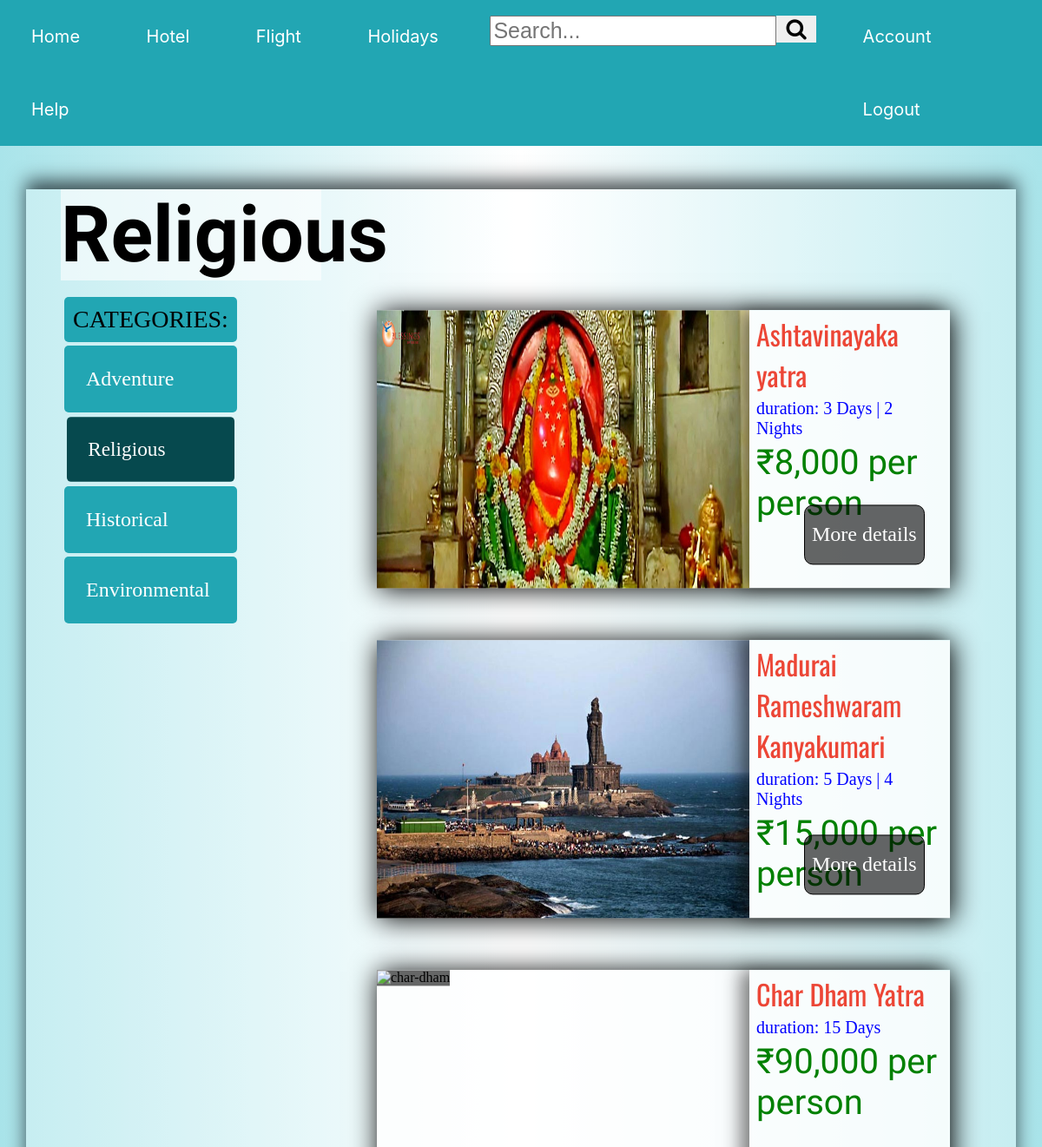
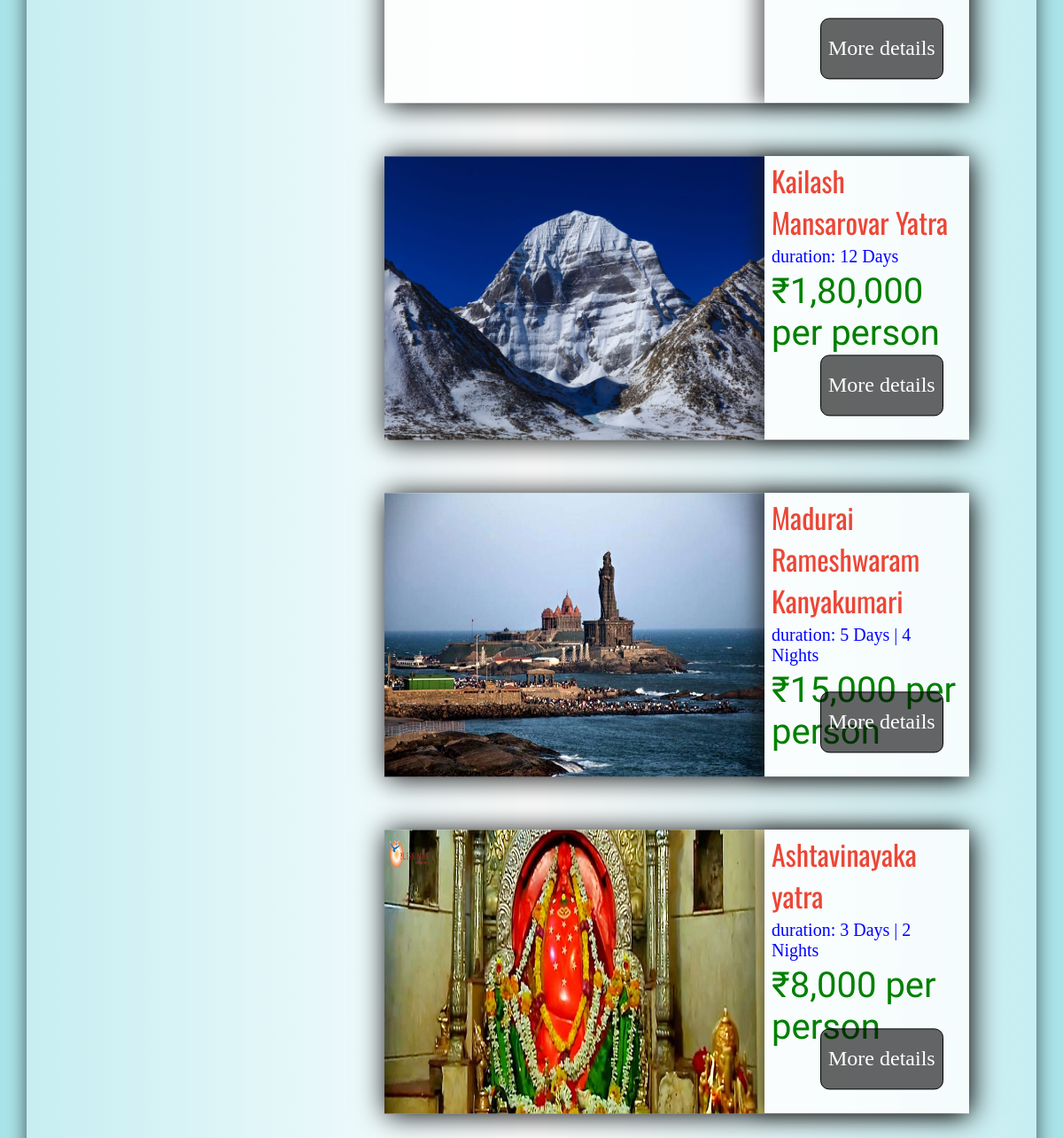
The page /home/religious (signed in) on the database its author committed (2 pictures, top to bottom).
### connector/models.py (models this page shows, shortened)
class Packages(db.Model):
    id = db.Column(db.Integer, primary_key=True)
    title = db.Column(db.String(50),unique=True ,nullable=False)
    cost = db.Column(db.String(50), nullable=False)
    duration = db.Column(db.String(50), nullable=False)
    info1 = db.Column(db.String(100), nullable=False)
    info2 = db.Column(db.String(100), nullable=False)
    info3 = db.Column(db.String(100), nullable=False)
    info4 = db.Column(db.String(100), nullable=True)
    info5 = db.Column(db.String(100), nullable=True)
    image_file = db.Column(db.String(20), nullable=False, default='default-package.jpg')
    category = db.Column(db.String(), nullable=False)
    more_details = db.relationship('MoreDetails', backref='details', lazy=True )
    traveller_details = db.relationship('TravellerDetails', backref='travel_package', lazy=True )
    review = db.relationship('Reviews', backref='package', lazy=True )

### connector/routes.py (the view)
@app.route('/home/religious')
@login_required
def religious():
    image_file= url_for('static', filename='profile_pics/' + current_user.image_file)
    packages=Packages.query.filter_by(category='Religious')
    ratings = []
    reviews = Reviews.query.all()
    for review in reviews:
        if review.package.category=='Religious':
            id= review.package_id
            rating=0
            count=0
            id_list=[]
            for review in reviews:
                if review.package_id==id :
                    rating+= review.rating
                    count+=1
            if count>0:
                avg_rating=int(abs(rating/count))
            r={}
            r['id']=id
            r['rating']=avg_rating
            if r not in ratings:
                ratings.append(r)
    return render_template('categories/religious.html', title='Religious', heading='Religious',  packages=packages,image_file=image_file,ratings=ratings)

### connector/models.py (called while the page is built)
@login_manager.user_loader
def load_user(user_id):
    return User.query.get(int(user_id))

### connector/templates/categories/religious.html (shortened to what this page needs)
{% extends 'categories/layout1.html' %}
{% block content %}
    {% for package in packages %}
    <div class="packages" id=pack1>
        <img class=pack-img src="{{ url_for('static',filename='package-images/' + package.image_file ) }}" alt="hot-air-balloon" >
        <div class=img-desc>
            <p class="desc">{{ package.title }}</p>
            <p class=duration>duration: {{ package.duration }}</p>
            <p class="cost">₹{{ package.cost }} per person</p>
            {% if ratings %}
                {% for r in ratings %}
                    {% if r.id==package.id %}
                        <div class="hotel-data" id="ratings">
                            <x-star-rating>
                                {% for stars in range(r.rating) %}
                                    <div class="star full"></div>
                                {% endfor %}
                                {% for stars in range(5 - r.rating)  %}
                                <div class="star"></div>
                                {% endfor %}
                            </x-star-rating>
                        </div>
                    {% endif %}
                {% endfor %}
            {% endif %}
        </div>
        <div>
            <a href="{{ url_for('packagedetails', package_id=package.id, category=package.category) }}" target="_blank" class="button"><p class="more">More details</p></a>
        </div>
    </div>
    {% endfor %}
    <div class="packages" id=pack3>
    	<img class=pack-img src="{{url_for('static',filename='images/char-dham.png')}}" alt="char-dham" >
    	<div class=img-desc>
    		<p class="desc">Char Dham Yatra</p>
    		<p class=duration>duration: 15 Days</p>
    		<p class="cost">₹90,000 per person</p>
            <div class="hotel-data" id="ratings">
                <x-star-rating>
                    <div class="star full"></div>
                    <div class="star full"></div>
                    <div class="star full"></div>
                    <div class="star full"></div>
                    <div class="star "></div>
                </x-star-rating>
            </div>
    	</div>
        <div>
            <a href="#" class="button"><p class="more">More details</p></a>
        </div>
    </div>
    <div class="packages" id=pack4>
    	<img class=pack-img src="{{url_for('static',filename='images/kailash.jpg')}}" alt="Kailash" >
    	<div class=img-desc>
    		<p class="desc">Kailash Mansarovar Yatra</p>
    		<p class=duration>duration: 12 Days</p>
    		<p class="cost">₹1,80,000 per person</p>
            <div class="hotel-data" id="ratings">
                <x-star-rating>
                    <div class="star full"></div>
                    <div class="star full"></div>
                    <div class="star full"></div>
                    <div class="star full"></div>
                    <div class="star "></div>
                </x-star-rating>
            </div>
 		</div>
        <div>
            <a href="#" class="button"><p class="more">More details</p></a>
        </div>
    </div>
    <div class="packages" id=pack2>
    	<img class=pack-img src="{{url_for('static',filename='images/madurai.jpg')}}" alt="madurai" >
    	<div class=img-desc>
    		<p class="desc"> Madurai Rameshwaram Kanyakumari</p>
    		<p class=duration>duration: 5 Days | 4 Nights</p>
    		<p class="cost">₹15,000 per person</p>
            <div class="hotel-data" id="ratings">
                <x-star-rating>
                    <div class="star full"></div>
                    <div class="star full"></div>
                    <div class="star full"></div>
                    <div class="star full"></div>
                    <div class="star "></div>
                </x-star-rating>
            </div>
    	</div>
        <div>
            <a href="package-details/madurai.html" target="_blank" class="button"><p class="more">More details</p></a>
        </div>
    </div>
    <div class="packages" id=pack1>
    	<img class=pack-img src="{{url_for('static',filename='images/ashtavinayka.jpg')}}" alt="ashtavinayka" >
    	<div class=img-desc>
    		<p class="desc">Ashtavinayaka yatra</p>
    		<p class=duration>duration: 3 Days | 2 Nights</p>
    		<p class="cost">₹8,000 per person</p>
            <div class="hotel-data" id="ratings">
                <x-star-rating>
                    <div class="star full"></div>
                    <div class="star full"></div>
                    <div class="star full"></div>
                    <div class="star full"></div>
                    <div class="star "></div>
                </x-star-rating>
            </div>
    	</div>
        <div>
            <a href="package-details/ashtavinayaka.html" target="_blank" class="button"><p class="more">More details</p></a>
        </div>
    </div>
{% endblock %}

### connector/static/adventure.css (style rules this page uses)
* { margin:0; }
body { background:linear-gradient(to right,rgba(51, 191, 205, 0.42),rgba(255, 255, 255, 0.4),rgba(51, 191, 205, 0.42)); }
a:link { color:white; text-decoration: none; margin:0; }
.packages { background:rgba(255,255,255,0.8); height:40vh; width:55vw ; display: inline-block; margin: 30px; box-shadow: 2px 2px 30px black; transition: all 0.3s; position:relative; z-index: 1; }
.pack-img { height:100%; width:65%; transition:all 2s linear; }
.img-desc { color:rgba(236, 70, 54, 1); position:absolute; top:0; right:0; height:40vh; width:19.25vw; box-shadow: -10px 0 20px rgba(23, 23, 23, 0.56) }
.pack-img { background:linear-gradient(rgba(0,0,0,0.6),rgba(0,0,0,0.6)); transition:all 2s linear; }
.desc { font-size: 4vh; font-family: 'Oswald', sans-serif; margin:4px 8px; }
.duration { color:blue; font-size: 2.5vh; margin:4px 8px; }
.cost { font-family: 'Martel', serif; font-family: 'Yantramanav', sans-serif; font-family: 'Teko', sans-serif; color:green; font-size: 5vh; display:block; position:relative; top:10px; margin:2px 8px; margin-top: -10px; }
x-star-rating { font-family: "Ionicons"; font-size: 30px; display:inline-flex; }
x-star-rating > .star::after { content:"\f3ae"; content:"\f2fc"; color:grey; }
x-star-rating > .star.full::after { content:"\f2fc"; color:rgba(250, 217, 0, 1); }
#ratings { margin-left:10px; }
a.button { position:absolute; top:28vh; left:41vw; font-size:3vh; background:rgba(0, 0, 0, 0.6); color:white; border:1px solid black; border-radius: 10px; padding:20px 8px; }

### rows shown on the page
Packages: image_file (picture), title "Ashtavinayaka yatra", duration "3 Days | 2 Nights", cost "8,000"
Packages: image_file (picture), title "Madurai Rameshwaram Kanyakumari", duration "5 Days | 4 Nights", cost "15,000"

### other values the page prints
{{ heading }} "Religious"
